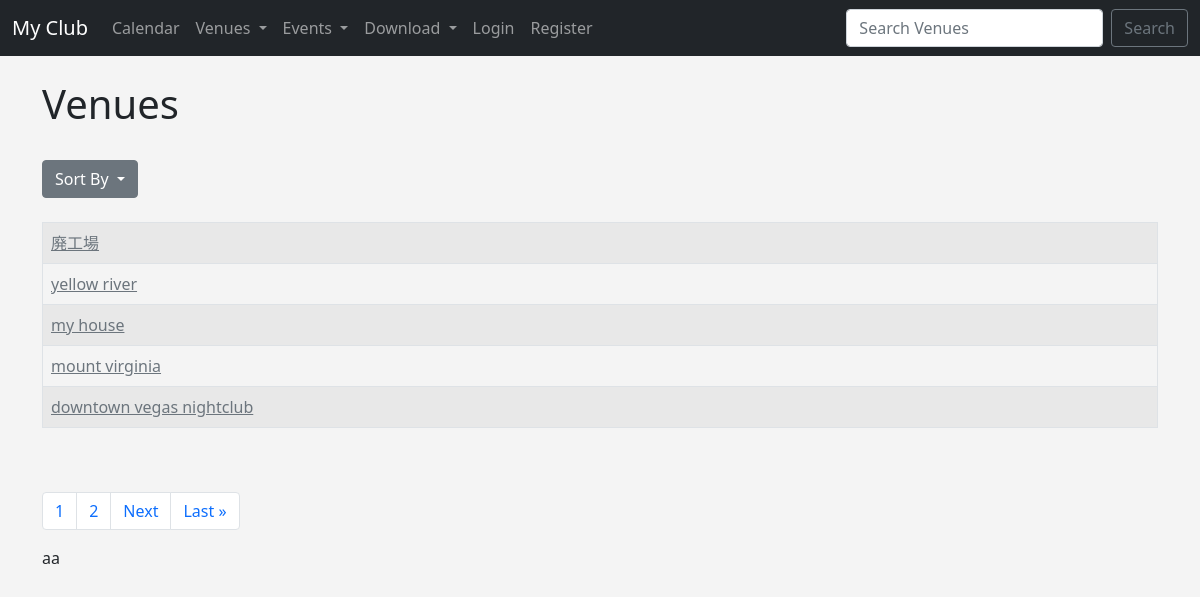
Page /list_venues?order=-name on the earlier database version.
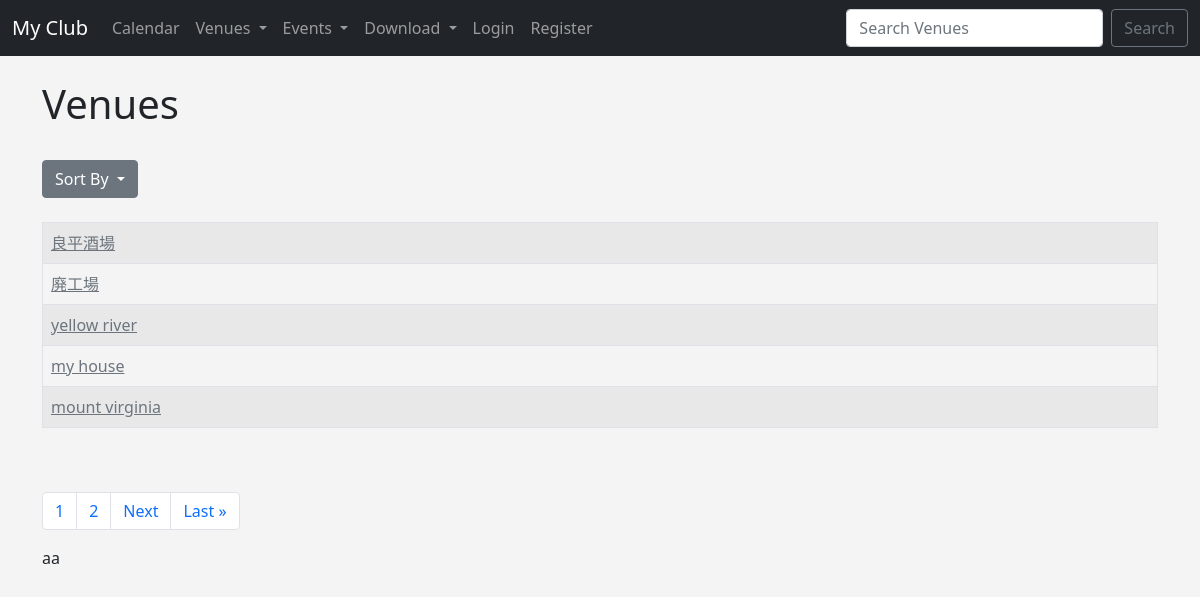
Same page on the later database version.
### events/models.py (models this page shows)
class Venue(models.Model):
	name = models.CharField('Venue name', max_length=120)
	address = models.CharField(max_length=300)
	zip_code = models.CharField('Zip Code', max_length=120)
	phone = models.CharField('Contact Phone', max_length=25, blank=True)
	web =  models.URLField('Website Address', blank=True)
	email_address = models.EmailField('Email Address', blank=True)
	owner = models.IntegerField("Venue Owner", blank=False, default=1)
	venue_image = models.ImageField(null=True, blank=True, upload_to="images/")
	def __str__(self):
		return self.name

### events/views.py (the view)
# urls.py: path('list_venues', views.list_venues, name='list-venues'),
def list_venues(request):
	order = 'name'
	if 'order' in request.GET:
		order = request.GET.get('order')
	venue_list = Venue.objects.all().order_by(order)
	p = Paginator(venue_list, 5)
	page = request.GET.get('page')
	venues = p.get_page(page)
	nums = "a" * venues.paginator.num_pages
	return render(request, 'events/venues.html',
		{'venues': venues, 'nums': nums})

### events/templates/events/venues.html (shortened to what this page needs)
{% extends 'events/base.html' %}
{% block content %}
<h1>Venues</h1>
<br/>
<form class="btn-group">
  <button class="btn btn-secondary btn dropdown-toggle" type="button" data-bs-toggle="dropdown" aria-expanded="false">
    Sort By
  </button>
</form>
<br/><br/>
<table class="table table-hover table-striped table-bordered">
	{% for venue in venues %}
	<tr>
		<td><a href="{% url 'show-venue' venue.id %}" class="link-secondary";}>
		{{ venue }}</a>
		</td>
	</tr>
	{% endfor %}
</table>
<br/><br/>
<nav aria-label="Page navigation example">
  <ul class="pagination">
{% for i in nums %}
	<li class="page-item"><a class="page-link"
		href="{{ request.get_full_path }}&page={{ forloop.counter }}">{{ forloop.counter }}</a></li>
{% endfor %}
{% if venues.has_next %}
	<li class="page-item"><a class="page-link"
		href="{{ request.get_full_path }}&page={{ venues.next_page_number }}">Next</a></li>
	<li class="page-item"><a class="page-link"
		href="{{ request.get_full_path }}&page={{ venues.paginator.num_pages}}">Last &raquo</a></li>
{% endif %}
</ul>
</nav>
{{ nums }}
{% endblock %}

Differences in the rows shown:
no longer on this page (row unchanged): Venue: name "downtown vegas nightclub"
added Venue: name "良平酒場"
